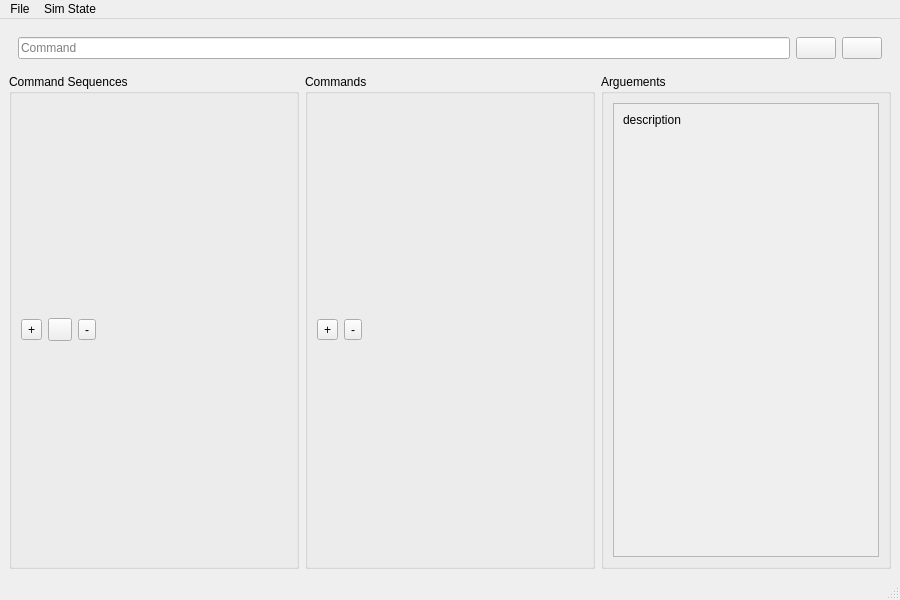
<?xml version="1.0" encoding="UTF-8"?>
<ui version="4.0">
 <class>MissionPlannerWindow</class>
 <widget class="QMainWindow" name="MissionPlannerWindow">
  <property name="geometry">
   <rect>
    <x>0</x>
    <y>0</y>
    <width>900</width>
    <height>600</height>
   </rect>
  </property>
  <property name="windowTitle">
   <string>Cosmic KSP Sim Manager</string>
  </property>
  <widget class="QWidget" name="centralwidget">
   <layout class="QVBoxLayout" name="verticalLayout">
    <item>
     <widget class="QWidget" name="cmdSendWidget" native="true">
      <layout class="QHBoxLayout" name="cmdLayout">
       <item>
        <widget class="QLineEdit" name="commandEdit">
         <property name="placeholderText">
          <string>Command</string>
         </property>
        </widget>
       </item>
       <item>
        <widget class="QPushButton" name="btnSend">
         <property name="text">
          <string/>
         </property>
         <property name="icon">
          <iconset theme="media-playback-start">
           <normaloff>.</normaloff>.</iconset>
         </property>
        </widget>
       </item>
       <item>
        <widget class="QPushButton" name="btnStop">
         <property name="text">
          <string/>
         </property>
         <property name="icon">
          <iconset theme="media-playback-stop">
           <normaloff>.</normaloff>.</iconset>
         </property>
        </widget>
       </item>
      </layout>
     </widget>
    </item>
    <item>
     <layout class="QHBoxLayout" name="horizontalLayout">
      <item>
       <widget class="QGroupBox" name="commandSequencesGB">
        <property name="title">
         <string>Command Sequences</string>
        </property>
        <layout class="QVBoxLayout" name="verticalLayout_3">
         <item>
          <layout class="QHBoxLayout" name="horizontalLayout_3">
           <item>
            <widget class="QToolButton" name="btnAddCommandSequence">
             <property name="text">
              <string>+</string>
             </property>
             <property name="icon">
              <iconset theme="list-add">
               <normaloff>.</normaloff>.</iconset>
             </property>
            </widget>
           </item>
           <item>
            <widget class="QToolButton" name="btnAddCSFolder">
             <property name="text">
              <string/>
             </property>
            </widget>
           </item>
           <item>
            <widget class="QToolButton" name="btnRemoveCommandSequence">
             <property name="text">
              <string>-</string>
             </property>
             <property name="icon">
              <iconset theme="list-remove">
               <normaloff>.</normaloff>.</iconset>
             </property>
            </widget>
           </item>
           <item>
            <spacer name="horizontalSpacer">
             <property name="orientation">
              <enum>Qt::Horizontal</enum>
             </property>
             <property name="sizeHint" stdset="0">
              <size>
               <width>40</width>
               <height>20</height>
              </size>
             </property>
            </spacer>
           </item>
          </layout>
         </item>
        </layout>
       </widget>
      </item>
      <item>
       <widget class="QGroupBox" name="commandsGB">
        <property name="title">
         <string>Commands</string>
        </property>
        <layout class="QVBoxLayout" name="commandToolsLayout">
         <item>
          <layout class="QHBoxLayout" name="horizontalLayout_4">
           <item>
            <widget class="QToolButton" name="btnAddCommand">
             <property name="text">
              <string>+</string>
             </property>
             <property name="icon">
              <iconset theme="list-add">
               <normaloff>.</normaloff>.</iconset>
             </property>
            </widget>
           </item>
           <item>
            <widget class="QToolButton" name="btnRemoveCommand">
             <property name="text">
              <string>-</string>
             </property>
             <property name="icon">
              <iconset theme="list-remove">
               <normaloff>.</normaloff>.</iconset>
             </property>
            </widget>
           </item>
           <item>
            <spacer name="horizontalSpacer_2">
             <property name="orientation">
              <enum>Qt::Horizontal</enum>
             </property>
             <property name="sizeHint" stdset="0">
              <size>
               <width>40</width>
               <height>20</height>
              </size>
             </property>
            </spacer>
           </item>
          </layout>
         </item>
        </layout>
       </widget>
      </item>
      <item>
       <widget class="QGroupBox" name="arguementsGB">
        <property name="title">
         <string>Arguements</string>
        </property>
        <layout class="QVBoxLayout" name="verticalLayout_4">
         <item>
          <widget class="QScrollArea" name="scrollArea">
           <property name="widgetResizable">
            <bool>true</bool>
           </property>
           <widget class="QWidget" name="scrollAreaWidgetContents">
            <property name="geometry">
             <rect>
              <x>0</x>
              <y>0</y>
              <width>267</width>
              <height>456</height>
             </rect>
            </property>
            <layout class="QVBoxLayout" name="verticalLayout_2">
             <item>
              <widget class="QLabel" name="descriptionLabel">
               <property name="text">
                <string>description</string>
               </property>
              </widget>
             </item>
             <item>
              <spacer name="verticalSpacer">
               <property name="orientation">
                <enum>Qt::Vertical</enum>
               </property>
               <property name="sizeHint" stdset="0">
                <size>
                 <width>20</width>
                 <height>40</height>
                </size>
               </property>
              </spacer>
             </item>
            </layout>
           </widget>
          </widget>
         </item>
        </layout>
       </widget>
      </item>
     </layout>
    </item>
   </layout>
  </widget>
  <widget class="QMenuBar" name="menubar">
   <property name="geometry">
    <rect>
     <x>0</x>
     <y>0</y>
     <width>900</width>
     <height>21</height>
    </rect>
   </property>
   <widget class="QMenu" name="menuFile">
    <property name="title">
     <string>File</string>
    </property>
    <addaction name="actionSave"/>
    <addaction name="separator"/>
    <addaction name="actionReconnect"/>
   </widget>
   <widget class="QMenu" name="menuSim_State">
    <property name="title">
     <string>Sim State</string>
    </property>
    <addaction name="actionCopy_QuickSave"/>
    <addaction name="actionOther"/>
   </widget>
   <addaction name="menuFile"/>
   <addaction name="menuSim_State"/>
  </widget>
  <widget class="QStatusBar" name="statusbar"/>
  <action name="actionSave">
   <property name="text">
    <string>Save</string>
   </property>
   <property name="shortcut">
    <string>Ctrl+S</string>
   </property>
  </action>
  <action name="actionCopy_QuickSave">
   <property name="text">
    <string>Copy QuickSave</string>
   </property>
  </action>
  <action name="actionOther">
   <property name="text">
    <string>Other</string>
   </property>
  </action>
  <action name="actionReconnect">
   <property name="text">
    <string>Reconnect</string>
   </property>
  </action>
 </widget>
 <resources/>
 <connections/>
</ui>
